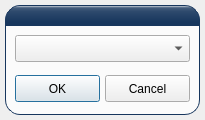
<?xml version="1.0" encoding="UTF-8"?>
<ui version="4.0">
 <class>Dialog</class>
 <widget class="QDialog" name="Dialog">
  <property name="geometry">
   <rect>
    <x>0</x>
    <y>0</y>
    <width>205</width>
    <height>120</height>
   </rect>
  </property>
  <property name="windowTitle">
   <string>Select Option</string>
  </property>
  <widget class="QLabel" name="label_1">
   <property name="geometry">
    <rect>
     <x>5</x>
     <y>5</y>
     <width>195</width>
     <height>20</height>
    </rect>
   </property>
   <property name="maximumSize">
    <size>
     <width>16777215</width>
     <height>22</height>
    </size>
   </property>
   <property name="font">
    <font>
     <family>Ubuntu</family>
     <pointsize>10</pointsize>
     <weight>75</weight>
     <italic>false</italic>
     <bold>true</bold>
    </font>
   </property>
   <property name="styleSheet">
    <string notr="true">QLabel#label_1 {
   qproperty-alignment: AlignCenter;
	border: 1px solid #17365D;
	border-top-left-radius: 15px;
	border-top-right-radius: 15px;
	background-color: qlineargradient(spread:pad, x1:0, y1:0, x2:0, y2:1, stop:0 #e7eaee, stop:0.12 #455e7d, stop:0.3 #2e4a6d,   stop:0.85 #17365D, stop:1 #17365D);
	padding: 0px 0px;
	color: rgb(255, 255, 255);
	max-height: 20px;
	font: bold 10pt &quot;Ubuntu&quot;;
}</string>
   </property>
   <property name="text">
    <string/>
   </property>
  </widget>
  <widget class="QFrame" name="frame_1">
   <property name="geometry">
    <rect>
     <x>5</x>
     <y>25</y>
     <width>195</width>
     <height>90</height>
    </rect>
   </property>
   <property name="styleSheet">
    <string notr="true">QFrame#frame_1 {
	background-color: rgb(251, 251, 251);
	border: 1px solid #17365D;
	border-bottom-left-radius: 15px;
	border-bottom-right-radius: 15px;
}</string>
   </property>
   <property name="frameShape">
    <enum>QFrame::StyledPanel</enum>
   </property>
   <property name="frameShadow">
    <enum>QFrame::Raised</enum>
   </property>
   <widget class="QComboBox" name="comboBox_1">
    <property name="geometry">
     <rect>
      <x>10</x>
      <y>10</y>
      <width>175</width>
      <height>27</height>
     </rect>
    </property>
   </widget>
   <widget class="QPushButton" name="pushButton_ok">
    <property name="geometry">
     <rect>
      <x>10</x>
      <y>50</y>
      <width>85</width>
      <height>27</height>
     </rect>
    </property>
    <property name="text">
     <string>OK</string>
    </property>
   </widget>
   <widget class="QPushButton" name="pushButton_cancel">
    <property name="geometry">
     <rect>
      <x>100</x>
      <y>50</y>
      <width>85</width>
      <height>27</height>
     </rect>
    </property>
    <property name="text">
     <string>Cancel</string>
    </property>
   </widget>
  </widget>
 </widget>
 <resources/>
 <connections/>
</ui>
